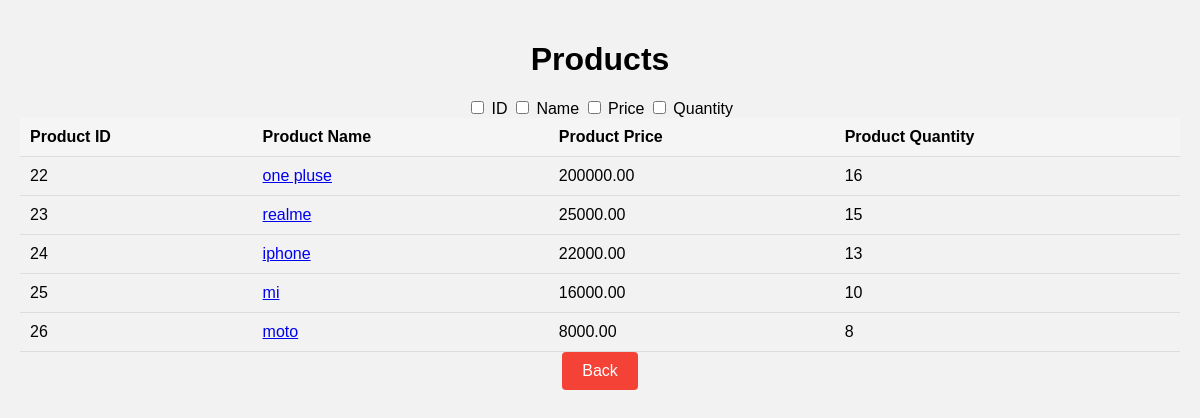
Before: /show-products with the older database file.
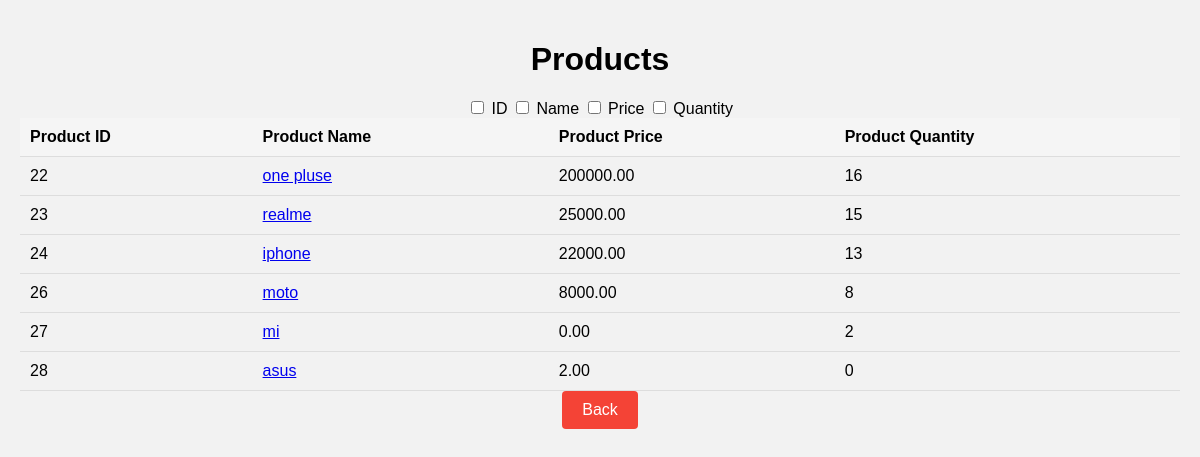
After: the same page with the newer database file.
### playground/models.py (models this page shows)
class Product(models.Model):
    name = models.CharField(max_length=255, unique=True)
    price = models.DecimalField(max_digits=10, decimal_places=2)
    quantity = models.PositiveIntegerField()

### playground/views.py (the view)
# urls.py: path("show-products", views.show_products),
def show_products(request):
    try:
        products = Product.objects.all()
        return render(request, "show_products.html", {"products": products})
    except Exception as ex:
        return render(request, "error.html", {"message": f"Exception occur: {ex}"})

### playground/templates/show_products.html (shortened to what this page needs)
<!DOCTYPE html>
<html>
  <head>
    {% load static %}
    <link rel="stylesheet" href="{% static 'css/show_products.css' %}" />
    <link rel="stylesheet" href="{% static 'css/main.css' %}" />
  </head>
  <body>
    <h1>Products</h1>
    <label>
      <input type="checkbox" class="columnCheckbox" data-column="0" /> ID
    </label>
    <label>
      <input type="checkbox" class="columnCheckbox" data-column="1" /> Name
    </label>
    <label>
      <input type="checkbox" class="columnCheckbox" data-column="2" /> Price
    </label>
    <label>
      <input type="checkbox" class="columnCheckbox" data-column="3" /> Quantity
    </label>
    <table id="Table">
      <thead>
        <tr>
          <th onclick="sortTable(0)">Product ID</th>
          <th onclick="sortTable(1)">Product Name</th>
          <th onclick="sortTable(2)">Product Price</th>
          <th onclick="sortTable(3)">Product Quantity</th>
        </tr>
      </thead>
      <tbody>
        {% for product in products %}
        <tr>
          <td>{{ product.id }}</td>
          <td>
            <a href="show-product/{{product.name}}">{{ product.name }}</a>
          </td>
          <td>{{ product.price }}</td>
          <td>{{ product.quantity }}</td>
        </tr>
        {% endfor %}
      </tbody>
    </table>
    <form>
      <input type="button" value="Back" onclick="history.go(-1)" />
    </form>
  </body>
</html>

### playground/static/css/show_products.css (style rules this page uses)
h1 { text-align: center; margin-bottom: 20px; }
table { width: 100%; border-collapse: collapse; }
th, td { padding: 10px; text-align: left; border-bottom: 1px solid #ddd; }
th { background-color: #f5f5f5; }
input[type="button"] { background-color: #f44336; color: white; border: none; margin-bottom: 25px; padding: 10px 20px; text-align: center; text-decoration: none; display: inline-block; font-size: 16px; border-radius: 4px; cursor: pointer; transition: background-color 0.3s ease; }

### playground/static/css/main.css (style rules this page uses)
body { font-family: Arial, sans-serif; background-color: #f2f2f2; margin: 0; padding: 20px; text-align: center; }
form { max-width: 400px; margin: 0 auto; }

Changed rows visible on the page:
removed Product: id "25", name "mi", price "16000.00", quantity "10"
added Product: id "27", name "mi", price "0.00", quantity "2"
added Product: id "28", name "asus", price "2.00", quantity "0"
